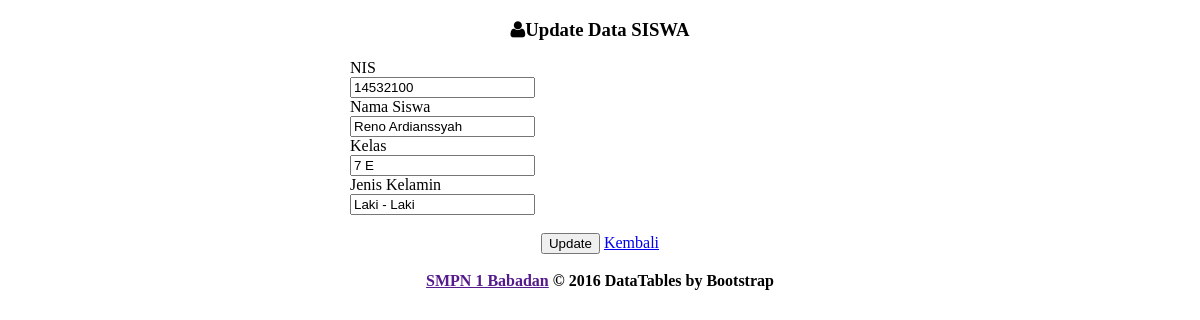
Screenshot of /admin/siswa_edit.php?nis=14532100 with the database file from the repository.
### tables this page shows
CREATE TABLE `siswa` (
  `nis` int(9) NOT NULL,
  `nama` varchar(100) NOT NULL,
  `kelas` varchar(100) NOT NULL,
  `jenis` enum('Laki - Laki','Perempuan') NOT NULL
);

### admin/siswa_edit.php (the view, shortened to what this page needs)
<?php include "conn.php"; ?>
<!DOCTYPE html>
<html lang="en">
<head>
    <head>
	    <link rel="stylesheet" href="datatables/dataTables.bootstrap.css"/>
        <link type="text/css" href="images/icons/css/font-awesome.css" rel="stylesheet">
    </head>
    <body>
            <div class="container">
                <div class="row">
                    <div class="span12">
                        <div class="content">
                            <?php
           $nis = $_GET['nis'];
			$sql = mysqli_query($koneksi, "SELECT * FROM siswa WHERE nis='$nis'");
			if(mysqli_num_rows($sql) == 0){
				header("Location: siswa.php");
			}else{
				$row = mysqli_fetch_assoc($sql);
			}
			?>
            <center><div class="panel panel-warning" style="width: 500px;">
                        <div class="panel-heading">
                        <h3 class="panel-title"><i class="icon-user"></i>Update Data SISWA</h3> </div>
                        <div class="panel-body">
                         <form name="form1" id="form1" class="form-horizontal row-fluid" action="?page=siswa_update" method="POST" >
										<div align="left" class="control-group">
											<label class="control-label" for="basicinput">NIS</label>
											<div class="controls">
												<input type="text" name="nis" id="nis" value="<?php echo $row['nis']; ?>" placeholder="NIS Siswa Tolong diisi" class="form-control span8 tip" readonly="yes">
											</div>
										</div>
										<div align="left" class="control-group">
											<label class="control-label" for="basicinput">  Nama Siswa</label>
											<div class="controls">
												<input type="text" name="nama" id="nama" value="<?php echo $row['nama']; ?>" placeholder="Nama Siswa" class="form-control span8 tip" required>
											</div>
										</div>
										<div align="left" class="control-group">
											<label class="control-label" for="basicinput">   Kelas</label>
											<div class="controls">
												<input type="text" name="kelas" id="kelas" value="<?php echo $row['kelas']; ?>" placeholder="Kelas" class="form-control span8 tip" required>
											</div>
										</div>
                                        <div align="left" class="control-group">
											<label class="control-label" for="basicinput">Jenis Kelamin</label>
											<div class="controls">
												<input name="jenis" id="jenis" value="<?php echo $row['jenis']; ?>" class=" form-control span8 tip" type="text" placeholder="Laki - Laki atau Perempuan" required />
											</div>
										</div>
<br
										<div class="control-group">
											<div class="controls">
												<input type="submit" name="update" id="update" value="Update" class="btn btn-sm btn-primary"/>
                                               <a href="?page=siswa" class="btn btn-sm btn-danger">Kembali</a>
											</div>
										</div>
                        </div>
                    </div>
                </div>
            </div>
        <br />
        <div class="footer span-12">
            <div class="container">
              <center> <b class="copyright"><a href=""> SMPN 1 Babadan</a> &copy; 2016 DataTables by Bootstrap </b></center>
            </div>
        </div>
    </body>

### rows the page displays
siswa: nis "14532100", nama "Reno Ardianssyah", kelas "7 E", jenis "Laki - Laki"
